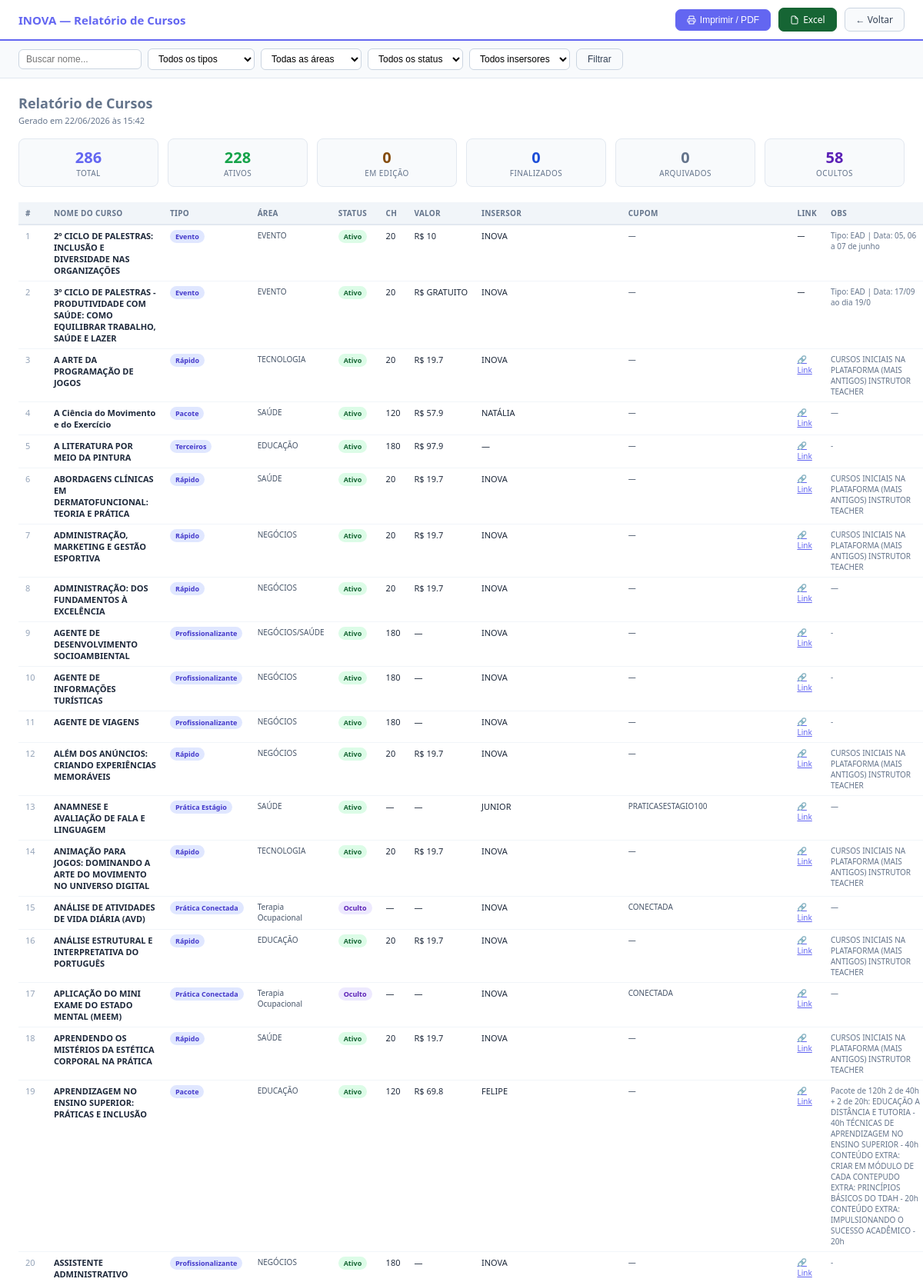
Page /cursos/relatorio (signed in, upper part) on the committed database.
### app.py (models this page shows)
class Course(db.Model):
    id            = db.Column(db.Integer, primary_key=True)
    nome          = db.Column(db.String(300), nullable=False)
    tipo          = db.Column(db.String(50))   # pos, profissionalizante, rapido, pacote, terceiros, evento, pratica, projeto
    area          = db.Column(db.String(100))
    horas         = db.Column(db.String(20))
    meses         = db.Column(db.String(20))
    valor         = db.Column(db.String(50))
    link_venda    = db.Column(db.Text)
    descricao     = db.Column(db.Text)
    link_imagem   = db.Column(db.Text)
    insersor      = db.Column(db.Text)  # pode ser comma-separated para múltiplos insersores
    obs           = db.Column(db.Text)
    status        = db.Column(db.String(30), default='ativo')  # ativo, descontinuado, em_edicao, oculto
    cupom         = db.Column(db.String(100))
    dono          = db.Column(db.Text)        # para cursos terceiros
    ano           = db.Column(db.String(10))  # ano de criação/edição do curso
    extra_data    = db.Column(db.Text)        # JSON com dados extras (matriz, disciplinas, etc.)
    created_at    = db.Column(db.DateTime, default=datetime.utcnow)
    updated_at    = db.Column(db.DateTime, default=datetime.utcnow, onupdate=datetime.utcnow)
    created_by    = db.Column(db.Integer, db.ForeignKey('user.id'))

### app.py (the view)
@app.route('/cursos/relatorio')
@login_required
def cursos_relatorio():
    tipo     = request.args.get('tipo','')
    area     = request.args.get('area','')
    status   = request.args.get('status','')
    busca    = request.args.get('q','')
    insersor = request.args.get('insersor','')
    lista = _build_cursos_query(tipo, area, status, busca, insersor)
    insersores = [u.username for u in User.query.order_by(User.username).all()]
    return render_template('cursos_relatorio.html', cursos=lista,
                           filtro_tipo=tipo, filtro_area=area, filtro_status=status,
                           filtro_insersor=insersor, busca=busca,
                           areas=AREAS_VALIDAS, insersores=insersores,
                           now=datetime.utcnow())

### app.py (called while the page is built, shortened)
def login_required(f):
    @wraps(f)
    def decorated(*args, **kwargs):
        if 'user_id' not in session:
            return redirect(url_for('login'))
        return f(*args, **kwargs)
    return decorated

@app.context_processor
def inject_now():
    return {'now': datetime.now}

def _build_cursos_query(tipo, area, status, busca, insersor):
    from sqlalchemy import or_ as sql_or, func as sql_func
    q = Course.query
    if tipo:     q = q.filter_by(tipo=tipo)
    if area:     q = q.filter_by(area=area)
    if status:   q = q.filter_by(status=status)
    if busca:    q = q.filter(Course.nome.ilike(f'%{busca}%'))
    return q.order_by(Course.nome).all()

@app.before_request
def ensure_db():
    global _db_ready

    def can_manage_cupons(self):
        if self.role == 'admin': return True
        if self._p().get('block_cupons'): return False
        return self.role == 'editor' or self._p().get('cupons_gerenciar', False)

    def can_manage_reembolsos(self):
        if self.role == 'admin': return True
        if self._p().get('block_reembolsos'): return False
        return self.role == 'editor' or self._p().get('reembolsos_gerenciar', False)

    def can_view_historico(self):
        if self.role == 'admin': return True
        if self._p().get('block_historico'): return False
        return self.role == 'editor' or self._p().get('historico_ver', False)

### templates/cursos_relatorio.html (shortened to what this page needs)
{% set tipo_labels = {'pos':'Pós-Graduação','profissionalizante':'Profissionalizante','rapido':'Rápido','pacote':'Pacote','terceiros':'Terceiros','evento':'Evento','pratica_conectada':'Prática Conectada','pratica_estagio':'Prática Estágio','projeto_ambiental':'Proj. Ambiental','ggbr':'GGBR','integra_edu':'Integra Edu'} %}
<!DOCTYPE html>
<html lang="pt-BR">
<head>
</head>
<body>
<div class="toolbar">
  <h1>INOVA — Relatório de Cursos</h1>
  <button class="btn btn-primary" onclick="window.print()">
    <svg viewBox="0 0 24 24" style="width:12px;height:12px;fill:none;stroke:currentColor;stroke-width:2">
      <polyline points="6 9 6 2 18 2 18 9"/>
      <path d="M6 18H4a2 2 0 0 1-2-2v-5a2 2 0 0 1 2-2h16a2 2 0 0 1 2 2v5a2 2 0 0 1-2 2h-2"/>
      <rect x="6" y="14" width="12" height="8"/>
    </svg>
    Imprimir / PDF
  </button>
  <a href="{{ url_for('cursos_exportar_excel', tipo=filtro_tipo, area=filtro_area, status=filtro_status, q=busca, insersor=filtro_insersor) }}"
     class="btn" style="background:#166534;color:#fff;border-color:#166534">
    <svg viewBox="0 0 24 24" style="width:12px;height:12px;fill:none;stroke:currentColor;stroke-width:2">
      <path d="M14 2H6a2 2 0 0 0-2 2v16a2 2 0 0 0 2 2h12a2 2 0 0 0 2-2V8z"/>
      <polyline points="14 2 14 8 20 8"/>
    </svg>
    Excel
  </a>
  <a href="{{ url_for('cursos') }}" class="btn">← Voltar</a>
</div>
<div class="filters">
  <form method="GET" style="display:flex;gap:8px;align-items:center;flex-wrap:wrap">
    <input type="text" name="q" value="{{ busca }}" placeholder="Buscar nome..." style="width:160px">
    <select name="tipo" onchange="this.form.submit()">
      <option value="">Todos os tipos</option>
    </select>
    <select name="area" onchange="this.form.submit()">
      <option value="">Todas as áreas</option>
    </select>
    <select name="status" onchange="this.form.submit()">
      <option value="">Todos os status</option>
    </select>
    <select name="insersor" onchange="this.form.submit()">
      <option value="">Todos insersores</option>
    </select>
    <button type="submit" class="btn">Filtrar</button>
  </form>
</div>
<div class="content">
  <div class="report-meta">
    <div class="report-title">Relatório de Cursos</div>
    Gerado em {{ now.strftime('%d/%m/%Y às %H:%M') }}
  </div>
  {% set ns = namespace(ativos=0, edicao=0, finalizados=0, desc=0, ocultos=0, externos=0) %}
  {% for c in cursos %}
    {% if c.status == 'ativo' %}{% set ns.ativos = ns.ativos + 1 %}
    {% elif c.status == 'em_edicao' %}{% set ns.edicao = ns.edicao + 1 %}
    {% elif c.status == 'finalizado' %}{% set ns.finalizados = ns.finalizados + 1 %}
    {% elif c.status == 'descontinuado' %}{% set ns.desc = ns.desc + 1 %}
    {% elif c.status == 'oculto' %}{% set ns.ocultos = ns.ocultos + 1 %}
    {% elif c.status == 'externo' %}{% set ns.externos = ns.externos + 1 %}
    {% endif %}
  {% endfor %}
  <div class="summary">
    <div class="sc"><div class="sv">{{ cursos|length }}</div><div class="sl">Total</div></div>
    <div class="sc"><div class="sv" style="color:#16a34a">{{ ns.ativos }}</div><div class="sl">Ativos</div></div>
    <div class="sc"><div class="sv" style="color:#854d0e">{{ ns.edicao }}</div><div class="sl">Em Edição</div></div>
    <div class="sc"><div class="sv" style="color:#1d4ed8">{{ ns.finalizados }}</div><div class="sl">Finalizados</div></div>
    <div class="sc"><div class="sv" style="color:#64748b">{{ ns.desc }}</div><div class="sl">Arquivados</div></div>
    <div class="sc"><div class="sv" style="color:#5b21b6">{{ ns.ocultos }}</div><div class="sl">Ocultos</div></div>
  </div>
  <table>
    <thead>
      <tr>
        <th>#</th>
        <th>Nome do Curso</th>
        <th>Tipo</th>
        <th>Área</th>
        <th>Status</th>
        <th>CH</th>
        <th>Valor</th>
        <th>Insersor</th>
        <th>Cupom</th>
        <th>Link</th>
        <th>Obs</th>
      </tr>
    </thead>
    <tbody>
      {% for c in cursos %}
      <tr>
        <td style="color:#94a3b8">{{ loop.index }}</td>
        <td style="font-weight:600;max-width:280px">{{ c.nome }}</td>
        <td><span class="badge">{{ tipo_labels.get(c.tipo, c.tipo) }}</span></td>
        <td style="font-size:10px;color:#475569">{{ c.area or '—' }}</td>
        <td><span class="badge badge-{{ c.status }}">{{ c.status|replace('_',' ')|title }}</span></td>
        <td style="white-space:nowrap">{{ c.horas or '—' }}</td>
        <td style="white-space:nowrap">{% if c.valor and c.valor not in ['-','','None'] %}R$ {{ c.valor }}{% else %}—{% endif %}</td>
        <td style="font-size:11px">{{ c.insersor or '—' }}</td>
        <td style="font-size:10px;color:#475569">{{ c.cupom or '—' }}</td>
        <td style="font-size:10px">
          {% if c.link_venda and c.link_venda.startswith('http') %}
          <a href="{{ c.link_venda }}" target="_blank" style="color:#6366f1">🔗 Link</a>
          {% else %}—{% endif %}
        </td>
        <td style="font-size:10px;color:#64748b;max-width:150px">{{ c.obs or '—' }}</td>
      </tr>
      {% else %}
      <tr><td colspan="11" style="text-align:center;color:#94a3b8;padding:30px">Nenhum curso encontrado.</td></tr>
      {% endfor %}
    </tbody>
  </table>
</div>
</body>
</html>

### templates/cursos_relatorio.html (style rules this page uses)
* { box-sizing: border-box; margin: 0; padding: 0; }
body { font-family: 'Segoe UI', Arial, sans-serif; font-size: 12px; color: #1e293b; background: #fff; }
.toolbar { position: sticky; top: 0; z-index: 100; background: #fff; border-bottom: 2px solid #6366f1; padding: 10px 24px; display: flex; align-items: center; gap: 10px; }
.toolbar h1 { font-size: 15px; font-weight: 700; flex: 1; color: #6366f1; }
.btn { padding: 6px 14px; border-radius: 7px; font-size: 12px; cursor: pointer; border: 1px solid #cbd5e1; background: #f8fafc; color: #334155; text-decoration: none; display: inline-flex; align-items: center; gap: 5px; }
.btn-primary { background: #6366f1; color: #fff; border-color: #6366f1; }
.filters { padding: 10px 24px; background: #f8fafc; border-bottom: 1px solid #e2e8f0; display: flex; gap: 10px; flex-wrap: wrap; align-items: center; }
select, input[type=text] { padding: 5px 9px; border: 1px solid #cbd5e1; border-radius: 6px; font-size: 12px; background: #fff; }
.content { padding: 20px 24px; }
.report-meta { font-size: 11px; color: #64748b; margin-bottom: 16px; }
.report-title { font-size: 18px; font-weight: 800; margin-bottom: 3px; }
.summary { display: flex; gap: 12px; margin-bottom: 20px; flex-wrap: wrap; }
.sc { background: #f8fafc; border: 1px solid #e2e8f0; border-radius: 8px; padding: 10px 14px; text-align: center; flex: 1; min-width: 100px; }
.sv { font-size: 20px; font-weight: 800; color: #6366f1; }
.sl { font-size: 10px; color: #64748b; text-transform: uppercase; letter-spacing: .4px; }
table { width: 100%; border-collapse: collapse; font-size: 11px; }
th { background: #f1f5f9; padding: 7px 9px; text-align: left; font-weight: 700; color: #64748b; border-bottom: 2px solid #e2e8f0; white-space: nowrap; font-size: 10px; text-transform: uppercase; letter-spacing: .3px; }
td { padding: 6px 9px; border-bottom: 1px solid #f1f5f9; vertical-align: top; }
.badge { font-size: 9px; font-weight: 700; padding: 2px 7px; border-radius: 10px; background: #e0e7ff; color: #4338ca; white-space: nowrap; display: inline-block; }
.badge-ativo { background: #dcfce7; color: #166534; }
.badge-oculto { background: #ede9fe; color: #5b21b6; }

### rows in the picture
Course: nome "2º CICLO DE PALESTRAS: INCLUSÃO E DIVERSIDADE NAS ORGANIZAÇÕES", get "Evento", area "EVENTO", status "Ativo", horas "20", valor "10", insersor "INOVA", cupom "—", obs "Tipo: EAD | Data: 05, 06 a 07 de junho"
Course: nome "3º CICLO DE PALESTRAS - PRODUTIVIDADE COM SAÚDE: COMO EQUILIBRAR TRABALHO, SAÚDE E LAZER", get "Evento", area "EVENTO", status "Ativo", horas "20", valor "GRATUITO", insersor "INOVA", cupom "—", obs "Tipo: EAD | Data: 17/09 ao dia 19/0"
Course: nome "A ARTE DA PROGRAMAÇÃO DE JOGOS", get "Rápido", area "TECNOLOGIA", status "Ativo", horas "20", valor "19.7", insersor "INOVA", cupom "—", obs "CURSOS INICIAIS NA PLATAFORMA (MAIS ANTIGOS) INSTRUTOR TEACHER"
Course: nome "A Ciência do Movimento e do Exercício", get "Pacote", area "SAÚDE", status "Ativo", horas "120", valor "57.9", insersor "NATÁLIA", cupom "—", obs "—"
Course: nome "A LITERATURA POR MEIO DA PINTURA", get "Terceiros", area "EDUCAÇÃO", status "Ativo", horas "180", valor "97.9", insersor "—", cupom "—", obs "-"
Course: nome "ABORDAGENS CLÍNICAS EM DERMATOFUNCIONAL: TEORIA E PRÁTICA", get "Rápido", area "SAÚDE", status "Ativo", horas "20", valor "19.7", insersor "INOVA", cupom "—", obs "CURSOS INICIAIS NA PLATAFORMA (MAIS ANTIGOS) INSTRUTOR TEACHER"
Course: nome "ADMINISTRAÇÃO, MARKETING E GESTÃO ESPORTIVA", get "Rápido", area "NEGÓCIOS", status "Ativo", horas "20", valor "19.7", insersor "INOVA", cupom "—", obs "CURSOS INICIAIS NA PLATAFORMA (MAIS ANTIGOS) INSTRUTOR TEACHER"
Course: nome "ADMINISTRAÇÃO: DOS FUNDAMENTOS À EXCELÊNCIA", get "Rápido", area "NEGÓCIOS", status "Ativo", horas "20", valor "19.7", insersor "INOVA", cupom "—", obs "—"
Course: nome "AGENTE DE DESENVOLVIMENTO SOCIOAMBIENTAL", get "Profissionalizante", area "NEGÓCIOS/SAÚDE", status "Ativo", horas "180", insersor "INOVA", cupom "—", obs "-"
Course: nome "AGENTE DE INFORMAÇÕES TURÍSTICAS", get "Profissionalizante", area "NEGÓCIOS", status "Ativo", horas "180", insersor "INOVA", cupom "—", obs "-"
Course: nome "AGENTE DE VIAGENS", get "Profissionalizante", area "NEGÓCIOS", status "Ativo", horas "180", insersor "INOVA", cupom "—", obs "-"
Course: nome "ALÉM DOS ANÚNCIOS: CRIANDO EXPERIÊNCIAS MEMORÁVEIS", get "Rápido", area "NEGÓCIOS", status "Ativo", horas "20", valor "19.7", insersor "INOVA", cupom "—", obs "CURSOS INICIAIS NA PLATAFORMA (MAIS ANTIGOS) INSTRUTOR TEACHER"
Course: nome "ANAMNESE E AVALIAÇÃO DE FALA E LINGUAGEM", get "Prática Estágio", area "SAÚDE", status "Ativo", horas "—", insersor "JUNIOR", cupom "PRATICASESTAGIO100", obs "—"
Course: nome "ANIMAÇÃO PARA JOGOS: DOMINANDO A ARTE DO MOVIMENTO NO UNIVERSO DIGITAL", get "Rápido", area "TECNOLOGIA", status "Ativo", horas "20", valor "19.7", insersor "INOVA", cupom "—", obs "CURSOS INICIAIS NA PLATAFORMA (MAIS ANTIGOS) INSTRUTOR TEACHER"
Course: nome "ANÁLISE DE ATIVIDADES DE VIDA DIÁRIA (AVD)", get "Prática Conectada", area "Terapia Ocupacional", status "Oculto", horas "—", insersor "INOVA", cupom "CONECTADA", obs "—"
Course: nome "ANÁLISE ESTRUTURAL E INTERPRETATIVA DO PORTUGUÊS", get "Rápido", area "EDUCAÇÃO", status "Ativo", horas "20", valor "19.7", insersor "INOVA", cupom "—", obs "CURSOS INICIAIS NA PLATAFORMA (MAIS ANTIGOS) INSTRUTOR TEACHER"
Course: nome "APLICAÇÃO DO MINI EXAME DO ESTADO MENTAL (MEEM)", get "Prática Conectada", area "Terapia Ocupacional", status "Oculto", horas "—", insersor "INOVA", cupom "CONECTADA", obs "—"
Course: nome "APRENDENDO OS MISTÉRIOS DA ESTÉTICA CORPORAL NA PRÁTICA", get "Rápido", area "SAÚDE", status "Ativo", horas "20", valor "19.7", insersor "INOVA", cupom "—", obs "CURSOS INICIAIS NA PLATAFORMA (MAIS ANTIGOS) INSTRUTOR TEACHER"
Course: nome "APRENDIZAGEM NO ENSINO SUPERIOR: PRÁTICAS E INCLUSÃO", get "Pacote", area "EDUCAÇÃO", status "Ativo", horas "120", valor "69.8", insersor "FELIPE", cupom "—", obs "Pacote de 120h 2 de 40h + 2 de 20h: EDUCAÇÃO A DISTÂNCIA E TUTORIA - 40h TÉCNICAS DE APRENDIZAGEM NO ENSINO SUPERIOR - 40h CONTEÚDO EXTRA: CRIAR EM MÓDULO DE CADA CONTEPUDO EXTRA: PRINCÍPIOS BÁSICOS DO TDAH - 20h CONTEÚDO EXTRA: IMPULSIONANDO O SUCESSO ACADÊMICO - 20h"
Course: nome "ASSISTENTE ADMINISTRATIVO", get "Profissionalizante", area "NEGÓCIOS", status "Ativo", horas "180", insersor "INOVA", cupom "—", obs "-"

### other values in the picture
{{ now.strftime('%d/%m/%Y às %H:%M') }} "22/06/2026 às 15:42"
{{ cursos|length }} "286"
{{ ns.ativos }} "228"
{{ ns.edicao }} "0"
{{ ns.finalizados }} "0"
{{ ns.desc }} "0"
{{ ns.ocultos }} "58"
